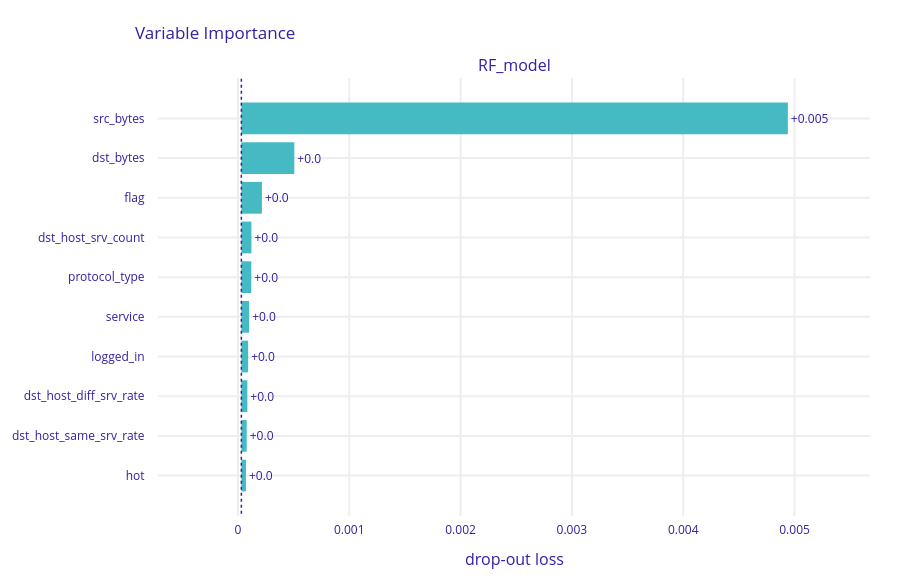

Here is the notebook cell this chart was saved with:
### Code cell
pfi.plot(bar_width=32)

### Figure 1 — Plotly figure (JSON) as saved in the notebook; plotly's stock layout.template omitted (floating-point values rounded to 4 significant figures)
{"data": [{"base": 3.097e-05, "hoverinfo": "text", "hoverlabel": {"bgcolor": "rgba(0,0,0,0.8)"}, "hovertext": ["Model: RF_model loss after<br>variable: src_bytes is permuted: 0.005<br>Drop-out loss change: +0.005", "Model: RF_model loss after<br>variable: dst_bytes is permuted: 0.001<br>Drop-out loss change: +0.0", "Model: RF_model loss after<br>variable: flag is permuted: 0.0<br>Drop-out loss change: +0.0", "Model: RF_model loss after<br>variable: dst_host_srv_count is permuted: 0.0<br>Drop-out loss change: +0.0", "Model: RF_model loss after<br>variable: protocol_type is permuted: 0.0<br>Drop-out loss change: +0.0", "Model: RF_model loss after<br>variable: service is permuted: 0.0<br>Drop-out loss change: +0.0", "Model: RF_model loss after<br>variable: logged_in is permuted: 0.0<br>Drop-out loss change: +0.0", "Model: RF_model loss after<br>variable: dst_host_diff_srv_rate is permuted: 0.0<br>Drop-out loss change: +0.0", "Model: RF_model loss after<br>variable: dst_host_same_srv_rate is permuted: 0.0<br>Drop-out loss change: +0.0", "Model: RF_model loss after<br>variable: hot is permuted: 0.0<br>Drop-out loss change: +0.0"], "marker": {"color": "#46bac2"}, "orientation": "h", "showlegend": false, "text": ["+0.005", "+0.0", "+0.0", "+0.0", "+0.0", "+0.0", "+0.0", "+0.0", "+0.0", "+0.0"], "textposition": "outside", "type": "bar", "x": [0.004909, 0.0004758, 0.0001846, 9.032e-05, 8.929e-05, 6.992e-05, 6.095e-05, 5.396e-05, 4.799e-05, 4.101e-05], "xaxis": "x", "y": ["src_bytes", "dst_bytes", "flag", "dst_host_srv_count", "protocol_type", "service", "logged_in", "dst_host_diff_srv_rate", "dst_host_same_srv_rate", "hot"], "yaxis": "y"}], "layout": {"annotations": [{"font": {"size": 16}, "showarrow": false, "text": "RF_model", "x": 0.5, "xanchor": "center", "xref": "paper", "y": 1, "yanchor": "bottom", "yref": "paper"}, {"font": {"size": 16}, "showarrow": false, "text": "drop-out loss", "x": 0.5, "xanchor": "center", "xref": "paper", "y": 0, "yanchor": "top", "yref": "paper", "yshift": -30}], "font": {"color": "#371ea3"}, "height": 587, "margin": {"b": 71, "r": 30, "t": 78}, "shapes": [{"line": {"color": "#371ea3", "dash": "dot", "width": 1.5}, "type": "line", "x0": 3.097e-05, "x1": 3.097e-05, "xref": "x", "y0": -1, "y1": 10, "yref": "y"}], "title": {"text": "Variable Importance", "x": 0.15}, "xaxis": {"anchor": "y", "automargin": true, "domain": [0, 1], "fixedrange": true, "gridwidth": 2, "range": [-0.0007179, 0.005678], "tickcolor": "white", "ticklen": 3, "ticks": "outside", "type": "linear", "zeroline": false}, "yaxis": {"anchor": "x", "automargin": true, "autorange": "reversed", "domain": [0, 1], "fixedrange": true, "gridwidth": 2, "tickcolor": "white", "ticklen": 10, "ticks": "outside", "type": "category"}}}
